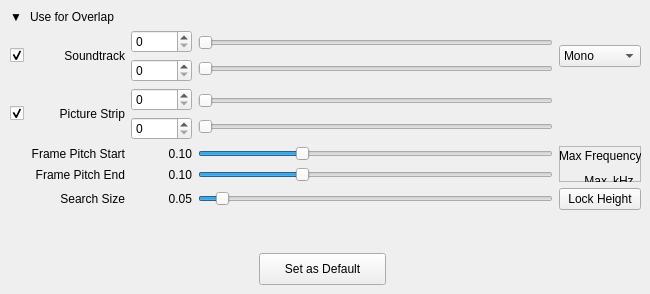
     <widget class="QWidget" name="tab">
      <attribute name="title">
       <string>Soundtrack Settings</string>
      </attribute>
      <widget class="QWidget" name="gridLayoutWidget">
       <property name="geometry">
        <rect>
         <x>10</x>
         <y>10</y>
         <width>631</width>
         <height>246</height>
        </rect>
       </property>
       <layout class="QGridLayout" name="soundtrackSettingGrid" rowstretch="0,0,0,0,0,0,0" columnstretch="0,0,0,0,0">
        <property name="sizeConstraint">
         <enum>QLayout::SetDefaultConstraint</enum>
        </property>
        <property name="spacing">
         <number>6</number>
        </property>
        <item row="2" column="1">
         <layout class="QVBoxLayout" name="verticalLayout_4">
          <item>
           <widget class="QLabel" name="pixLabel">
            <property name="sizePolicy">
             <sizepolicy hsizetype="Preferred" vsizetype="Fixed">
              <horstretch>0</horstretch>
              <verstretch>0</verstretch>
             </sizepolicy>
            </property>
            <property name="text">
             <string>Picture Strip</string>
            </property>
            <property name="alignment">
             <set>Qt::AlignRight|Qt::AlignTrailing|Qt::AlignVCenter</set>
            </property>
            <property name="buddy">
             <cstring>leftSpinBox</cstring>
            </property>
           </widget>
          </item>
         </layout>
        </item>
        <item row="2" column="2">
         <layout class="QVBoxLayout" name="verticalLayout_5">
          <item>
           <widget class="QSpinBox" name="leftPixSpinBox">
            <property name="maximum">
             <number>99999</number>
            </property>
           </widget>
          </item>
          <item>
           <widget class="QSpinBox" name="rightPixSpinBox">
            <property name="maximum">
             <number>99999</number>
            </property>
           </widget>
          </item>
         </layout>
        </item>
        <item row="3" column="1">
         <layout class="QVBoxLayout" name="verticalLayout_8">
          <item>
           <layout class="QVBoxLayout" name="verticalLayout_10">
            <item>
             <widget class="QLabel" name="label_6">
              <property name="text">
               <string>Frame Pitch Start</string>
              </property>
              <property name="alignment">
               <set>Qt::AlignRight|Qt::AlignTrailing|Qt::AlignVCenter</set>
              </property>
              <property name="buddy">
               <cstring>rightSpinBox</cstring>
              </property>
             </widget>
            </item>
            <item>
             <widget class="QLabel" name="label_4">
              <property name="text">
               <string>Frame Pitch End</string>
              </property>
              <property name="alignment">
               <set>Qt::AlignRight|Qt::AlignTrailing|Qt::AlignVCenter</set>
              </property>
             </widget>
            </item>
           </layout>
          </item>
         </layout>
        </item>
        <item row="1" column="3">
         <layout class="QVBoxLayout" name="verticalLayout_3">
          <item>
           <widget class="QSlider" name="leftSlider">
            <property name="sizePolicy">
             <sizepolicy hsizetype="Expanding" vsizetype="Fixed">
              <horstretch>0</horstretch>
              <verstretch>0</verstretch>
             </sizepolicy>
            </property>
            <property name="orientation">
             <enum>Qt::Horizontal</enum>
            </property>
           </widget>
          </item>
          <item>
           <widget class="QSlider" name="rightSlider">
            <property name="sizePolicy">
             <sizepolicy hsizetype="Expanding" vsizetype="Fixed">
              <horstretch>0</horstretch>
              <verstretch>0</verstretch>
             </sizepolicy>
            </property>
            <property name="orientation">
             <enum>Qt::Horizontal</enum>
            </property>
           </widget>
          </item>
         </layout>
        </item>
        <item row="5" column="2">
         <widget class="QLabel" name="overlap_label">
          <property name="sizePolicy">
           <sizepolicy hsizetype="Preferred" vsizetype="Preferred">
            <horstretch>0</horstretch>
            <verstretch>0</verstretch>
           </sizepolicy>
          </property>
          <property name="text">
           <string>0.05</string>
          </property>
          <property name="textFormat">
           <enum>Qt::PlainText</enum>
          </property>
          <property name="alignment">
           <set>Qt::AlignRight|Qt::AlignTrailing|Qt::AlignVCenter</set>
          </property>
         </widget>
        </item>
        <item row="3" column="3">
         <layout class="QVBoxLayout" name="verticalLayout_11">
          <item>
           <widget class="QSlider" name="framepitchstartSlider">
            <property name="sizePolicy">
             <sizepolicy hsizetype="Expanding" vsizetype="Fixed">
              <horstretch>0</horstretch>
              <verstretch>0</verstretch>
             </sizepolicy>
            </property>
            <property name="minimum">
             <number>0</number>
            </property>
            <property name="maximum">
             <number>350</number>
            </property>
            <property name="pageStep">
             <number>1</number>
            </property>
            <property name="value">
             <number>100</number>
            </property>
            <property name="orientation">
             <enum>Qt::Horizontal</enum>
            </property>
           </widget>
          </item>
          <item>
           <widget class="QSlider" name="FramePitchendSlider">
            <property name="sizePolicy">
             <sizepolicy hsizetype="Expanding" vsizetype="Fixed">
              <horstretch>0</horstretch>
              <verstretch>0</verstretch>
             </sizepolicy>
            </property>
            <property name="minimum">
             <number>0</number>
            </property>
            <property name="maximum">
             <number>350</number>
            </property>
            <property name="pageStep">
             <number>1</number>
            </property>
            <property name="value">
             <number>100</number>
            </property>
            <property name="sliderPosition">
             <number>100</number>
            </property>
            <property name="orientation">
             <enum>Qt::Horizontal</enum>
            </property>
           </widget>
          </item>
         </layout>
        </item>
        <item row="1" column="4">
         <widget class="QComboBox" name="monostereo_PD">
          <property name="sizePolicy">
           <sizepolicy hsizetype="Minimum" vsizetype="Fixed">
            <horstretch>0</horstretch>
            <verstretch>0</verstretch>
           </sizepolicy>
          </property>
          <property name="minimumSize">
           <size>
            <width>0</width>
            <height>0</height>
           </size>
          </property>
          <item>
           <property name="text">
            <string>Mono</string>
           </property>
          </item>
          <item>
           <property name="text">
            <string>Stereo</string>
           </property>
          </item>
          <item>
           <property name="text">
            <string>Push-Pull</string>
           </property>
          </item>
         </widget>
        </item>
        <item row="0" column="0">
         <widget class="QLabel" name="label_2">
          <property name="text">
           <string>▼</string>
          </property>
         </widget>
        </item>
        <item row="1" column="2">
         <layout class="QVBoxLayout" name="verticalLayout_2">
          <item>
           <widget class="QSpinBox" name="leftSpinBox">
            <property name="maximum">
             <number>99999</number>
            </property>
           </widget>
          </item>
          <item>
           <widget class="QSpinBox" name="rightSpinBox">
            <property name="maximum">
             <number>99999</number>
            </property>
           </widget>
          </item>
         </layout>
        </item>
        <item row="5" column="1">
         <widget class="QLabel" name="rightLabel_2">
          <property name="text">
           <string>Search Size</string>
          </property>
          <property name="alignment">
           <set>Qt::AlignRight|Qt::AlignTrailing|Qt::AlignVCenter</set>
          </property>
          <property name="buddy">
           <cstring>rightSpinBox</cstring>
          </property>
         </widget>
        </item>
        <item row="3" column="4">
         <widget class="QFrame" name="maxFrequencyFrame">
          <property name="frameShape">
           <enum>QFrame::StyledPanel</enum>
          </property>
          <property name="frameShadow">
           <enum>QFrame::Raised</enum>
          </property>
          <widget class="QWidget" name="layoutWidget">
           <property name="geometry">
            <rect>
             <x>0</x>
             <y>0</y>
             <width>101</width>
             <height>44</height>
            </rect>
           </property>
           <layout class="QVBoxLayout" name="verticalLayout_13">
            <property name="topMargin">
             <number>0</number>
            </property>
            <item>
             <widget class="QLabel" name="maxFrequencyTextLabel">
              <property name="cursor">
               <cursorShape>ArrowCursor</cursorShape>
              </property>
              <property name="toolTip">
               <string>&lt;html&gt;&lt;head/&gt;&lt;body&gt;&lt;p&gt;The &lt;span style=&quot; font-weight:600;&quot;&gt;maximum frequency response&lt;/span&gt; possible based on the lines of resolution in the frame pitch.&lt;/p&gt;&lt;/body&gt;&lt;/html&gt;</string>
              </property>
              <property name="whatsThis">
               <string>&lt;html&gt;&lt;head/&gt;&lt;body&gt;&lt;p&gt;The &lt;span style=&quot; font-weight:600;&quot;&gt;maximum frequency response&lt;/span&gt; possible is limited by the resolution of the scanned film: here it is calculated as the half number of lines of resolution in the frame pitch multiplied by the number of frames per second.&lt;/p&gt;&lt;/body&gt;&lt;/html&gt;</string>
              </property>
              <property name="text">
               <string>Max Frequency:</string>
              </property>
             </widget>
            </item>
            <item>
             <layout class="QHBoxLayout" name="horizontalLayout_5">
              <item>
               <widget class="QLabel" name="maxFrequencyLabel">
                <property name="cursor">
                 <cursorShape>WhatsThisCursor</cursorShape>
                </property>
                <property name="toolTip">
                 <string>&lt;html&gt;&lt;head/&gt;&lt;body&gt;&lt;p&gt;The &lt;span style=&quot; font-weight:600;&quot;&gt;maximum frequency response&lt;/span&gt; possible based on the lines of resolution in the frame pitch.&lt;/p&gt;&lt;/body&gt;&lt;/html&gt;</string>
                </property>
                <property name="whatsThis">
                 <string>&lt;html&gt;&lt;head/&gt;&lt;body&gt;&lt;p&gt;The &lt;span style=&quot; font-weight:600;&quot;&gt;maximum frequency response&lt;/span&gt; possible is limited by the resolution of the scanned film: here it is calculated as the half number of lines of resolution in the frame pitch multiplied by the number of frames per second.&lt;/p&gt;&lt;/body&gt;&lt;/html&gt;</string>
                </property>
                <property name="text">
                 <string>Max</string>
                </property>
                <property name="alignment">
                 <set>Qt::AlignRight|Qt::AlignTrailing|Qt::AlignVCenter</set>
                </property>
               </widget>
              </item>
              <item>
               <widget class="QLabel" name="kHzLabel">
                <property name="toolTip">
                 <string>&lt;html&gt;&lt;head/&gt;&lt;body&gt;&lt;p&gt;The &lt;span style=&quot; font-weight:600;&quot;&gt;maximum frequency response&lt;/span&gt; possible based on the lines of resolution in the frame pitch.&lt;/p&gt;&lt;/body&gt;&lt;/html&gt;</string>
                </property>
                <property name="whatsThis">
                 <string>&lt;html&gt;&lt;head/&gt;&lt;body&gt;&lt;p&gt;The &lt;span style=&quot; font-weight:600;&quot;&gt;maximum frequency response&lt;/span&gt; possible is limited by the resolution of the scanned film: here it is calculated as the half number of lines of resolution in the frame pitch multiplied by the number of frames per second.&lt;/p&gt;&lt;/body&gt;&lt;/html&gt;</string>
                </property>
                <property name="text">
                 <string>kHz</string>
                </property>
               </widget>
              </item>
             </layout>
            </item>
           </layout>
          </widget>
         </widget>
        </item>
        <item row="6" column="1">
         <spacer name="verticalSpacer_2">
          <property name="orientation">
           <enum>Qt::Vertical</enum>
          </property>
          <property name="sizeHint" stdset="0">
           <size>
            <width>20</width>
            <height>40</height>
           </size>
          </property>
         </spacer>
        </item>
        <item row="3" column="2">
         <layout class="QVBoxLayout" name="verticalLayout_9">
          <item>
           <widget class="QLabel" name="framepitchstartLabel">
            <property name="sizePolicy">
             <sizepolicy hsizetype="Preferred" vsizetype="Preferred">
              <horstretch>0</horstretch>
              <verstretch>0</verstretch>
             </sizepolicy>
            </property>
            <property name="text">
             <string>0.10</string>
            </property>
            <property name="textFormat">
             <enum>Qt::PlainText</enum>
            </property>
            <property name="alignment">
             <set>Qt::AlignRight|Qt::AlignTrailing|Qt::AlignVCenter</set>
            </property>
           </widget>
          </item>
          <item>
           <widget class="QLabel" name="framePitchLabel">
            <property name="sizePolicy">
             <sizepolicy hsizetype="Preferred" vsizetype="Preferred">
              <horstretch>0</horstretch>
              <verstretch>0</verstretch>
             </sizepolicy>
            </property>
            <property name="text">
             <string>0.10</string>
            </property>
            <property name="textFormat">
             <enum>Qt::PlainText</enum>
            </property>
            <property name="alignment">
             <set>Qt::AlignRight|Qt::AlignTrailing|Qt::AlignVCenter</set>
            </property>
           </widget>
          </item>
         </layout>
        </item>
        <item row="1" column="0">
         <widget class="QCheckBox" name="OverlapSoundtrackCheckBox">
          <property name="toolTip">
           <string>Check this to use the soundtrack signal to compute the amount of overlap between frames.</string>
          </property>
          <property name="text">
           <string/>
          </property>
          <property name="checked">
           <bool>true</bool>
          </property>
         </widget>
        </item>
        <item row="2" column="3">
         <layout class="QVBoxLayout" name="verticalLayout_6">
          <item>
           <widget class="QSlider" name="leftPixSlider">
            <property name="sizePolicy">
             <sizepolicy hsizetype="Expanding" vsizetype="Fixed">
              <horstretch>0</horstretch>
              <verstretch>0</verstretch>
             </sizepolicy>
            </property>
            <property name="orientation">
             <enum>Qt::Horizontal</enum>
            </property>
           </widget>
          </item>
          <item>
           <widget class="QSlider" name="rightPixSlider">
            <property name="sizePolicy">
             <sizepolicy hsizetype="Expanding" vsizetype="Fixed">
              <horstretch>0</horstretch>
              <verstretch>0</verstretch>
             </sizepolicy>
            </property>
            <property name="orientation">
             <enum>Qt::Horizontal</enum>
            </property>
           </widget>
          </item>
         </layout>
        </item>
        <item row="1" column="1">
         <layout class="QVBoxLayout" name="verticalLayout">
          <item>
           <widget class="QLabel" name="leftLabel">
            <property name="text">
             <string>Soundtrack</string>
            </property>
            <property name="alignment">
             <set>Qt::AlignRight|Qt::AlignTrailing|Qt::AlignVCenter</set>
            </property>
            <property name="buddy">
             <cstring>leftSpinBox</cstring>
            </property>
           </widget>
          </item>
         </layout>
        </item>
        <item row="5" column="4">
         <widget class="QPushButton" name="HeightCalculateBtn">
          <property name="text">
           <string>Lock Height</string>
          </property>
         </widget>
        </item>
        <item row="5" column="3">
         <widget class="QSlider" name="overlapSlider">
          <property name="sizePolicy">
           <sizepolicy hsizetype="Expanding" vsizetype="Fixed">
            <horstretch>0</horstretch>
            <verstretch>0</verstretch>
           </sizepolicy>
          </property>
          <property name="minimum">
           <number>0</number>
          </property>
          <property name="maximum">
           <number>100</number>
          </property>
          <property name="value">
           <number>5</number>
          </property>
          <property name="orientation">
           <enum>Qt::Horizontal</enum>
          </property>
         </widget>
        </item>
        <item row="2" column="0">
         <widget class="QCheckBox" name="OverlapPixCheckBox">
          <property name="toolTip">
           <string>Check this to use the picture strip signal to compute the amount of overlap between frames.</string>
          </property>
          <property name="text">
           <string/>
          </property>
          <property name="checked">
           <bool>true</bool>
          </property>
         </widget>
        </item>
        <item row="0" column="1">
         <widget class="QLabel" name="label">
          <property name="text">
           <string>Use for Overlap</string>
          </property>
         </widget>
        </item>
       </layout>
      </widget>
      <widget class="QPushButton" name="soundtrackDefaultsButton">
       <property name="geometry">
        <rect>
         <x>259</x>
         <y>253</y>
         <width>127</width>
         <height>32</height>
        </rect>
       </property>
       <property name="text">
        <string>Set as Default</string>
       </property>
      </widget>
     </widget>
